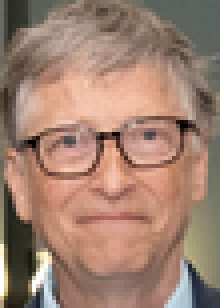
%> input picture bilgisayarli-gorme/bölüm-8_matlab/face_temp2.png, 55 x 77 px, shrunk from 100 x 139 before the run (shown 4 times larger)
$ octave sablon_esleme3.m   (GNU Octave 9; MATLAB toolbox functions it lacks are replaced by stand-ins)
%> lines starting %> are read from the running program, lines starting %| are printed output that depends on the picture
clc;
clear all;
tic;
pozitifEslesmeSayisi = 0;
pozitifEslesmeDizi = zeros(50,1);
sablon=imread('face_temp2.png');
%> sablon is the input picture: size 77x55x3 uint8; mean R, G, B 159.8, 128.6, 112.2
kaynak=imread('insanlar4.png');
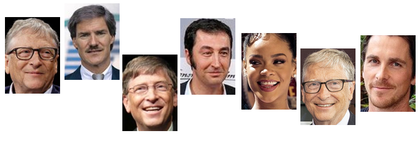
%> input picture bilgisayarli-gorme/bölüm-8_matlab/insanlar4.png, 420 x 141 px, shrunk from 762 x 256 before the run
%> kaynak is the input picture: size 141x420x3 uint8; mean R, G, B 202, 186, 179.2

sablonGri=rgb2gray(sablon);
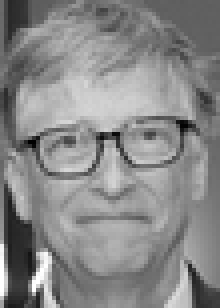
%> sablonGri: size 77x55 uint8 (shown 4 times larger); min 0, max 255, mean 136.1
kaynakGri=rgb2gray(kaynak);
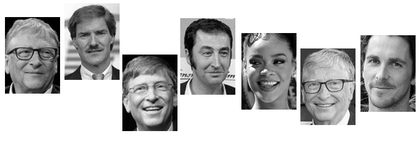
%> kaynakGri: size 141x420 uint8; min 0, max 255, mean 190

[sat,sut]=size(kaynakGri);
%> sat = 141; sut = 420
[tx,ty]=size(sablonGri);
%> tx = 77; ty = 55

figure(1); imshow(kaynakGri);
hold on;

r0=0.3;
for i=1:sat
   for j=1:sut
       if (i+tx<=sat && j+ty<=sut)
            yama=kaynakGri(i:i+(tx-1),j:j+(ty-1));
            r=corr2(sablonGri,yama);
            if r > r0
                pozitifEslesmeSayisi = pozitifEslesmeSayisi + 1;
                pozitifEslesmeDizi(pozitifEslesmeSayisi,1) = r;
                pozitifEslesmeDizi(pozitifEslesmeSayisi,2) = i;
                pozitifEslesmeDizi(pozitifEslesmeSayisi,3) = j;
                bx=[i i    i+tx i+tx i];
                by=[j j+ty j+ty j    j];
                plot(by,bx,'r','LineWidth',1);
                %disp(['i=' num2str(i) '. j=' num2str(j) '. r= ' num2str(r)]);
            end
       end
       %disp(['i=' num2str(i) ' -- j=' num2str(j) ' -- katsayý= ' num2str(r)]);
   end
end
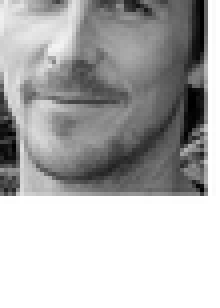
%> yama: size 77x55 uint8 (shown 4 times larger); min 0, max 255, mean 177.6
%> after the loop, bx = [61 61 138 138 61]; by = [123 178 178 123 123]; pozitifEslesmeDizi = 74 rows, first 12: [0.315 16 5; 0.332 17 4; 0.379 17 5; 0.359 17 6; 0.3 17 7; 0.369 18 4; 0.414 18 5; 0.392 18 6; 0.327 18 7; 0.331 19 4; 0.371 19 5; 0.349 19 6]; pozitifEslesmeSayisi = 74; r = -0.129
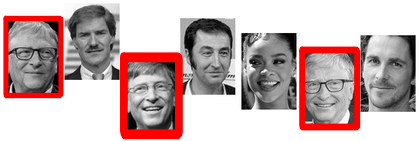
%> figure redrawn from the program's plot data
gecenzaman=toc;
gecenzaman=round(gecenzaman,3);
